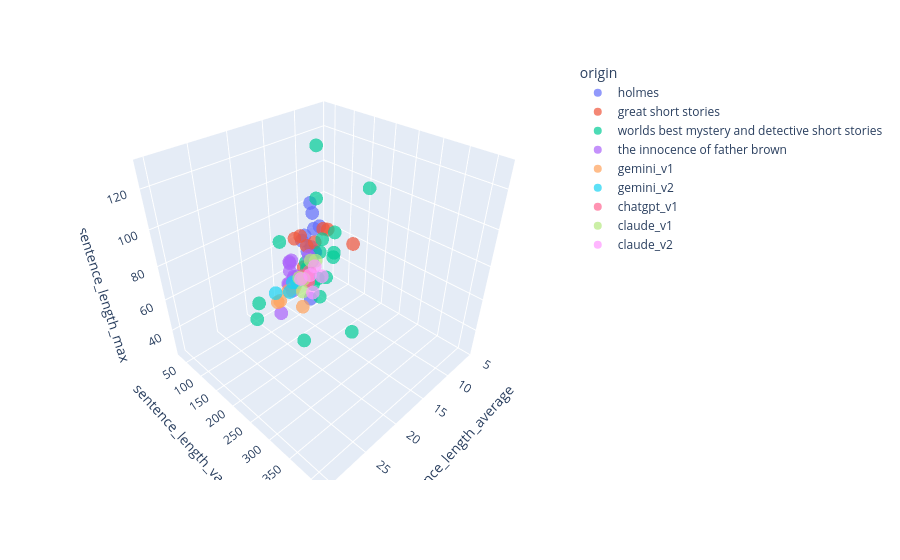

This figure's notebook cell:
### Code cell
fig = px.scatter_3d(
    stories_df,
    "sentence_length_average",
    "sentence_length_variance",
    "sentence_length_max",
    color="origin",
    opacity=0.7
)

fig.show()

### Figure 1 — Plotly figure (JSON) as saved in the notebook; plotly's stock layout.template omitted (floating-point values rounded to 4 significant figures)
{"data": [{"hovertemplate": "origin=holmes<br>sentence_length_average=%{x}<br>sentence_length_variance=%{y}<br>sentence_length_max=%{z}<extra></extra>", "legendgroup": "holmes", "marker": {"color": "#636efa", "opacity": 0.7, "symbol": "circle"}, "mode": "markers", "name": "holmes", "scene": "scene", "showlegend": true, "type": "scatter3d", "x": [12.78, 16.69, 15.71, 14.7, 15.15, 14.39, 13.65, 15.47, 16.02, 13.68, 15.25, 14.84], "y": [113.3, 165.4, 152.9, 125.8, 154.2, 154.8, 121.0, 148.3, 141.3, 131.1, 120.1, 143.5], "z": [79, 49, 78, 70, 74, 88, 61, 102, 84, 68, 77, 95]}, {"hovertemplate": "origin=great short stories<br>sentence_length_average=%{x}<br>sentence_length_variance=%{y}<br>sentence_length_max=%{z}<extra></extra>", "legendgroup": "great short stories", "marker": {"color": "#EF553B", "opacity": 0.7, "symbol": "circle"}, "mode": "markers", "name": "great short stories", "scene": "scene", "showlegend": true, "type": "scatter3d", "x": [18.36, 22.2, 19.64, 14.42, 15.62, 18.05, 15.06, 11.7], "y": [154.6, 251.1, 256.9, 101.0, 255.1, 201.0, 174.8, 61.72], "z": [88, 103, 107, 76, 92, 91, 90, 45]}, {"hovertemplate": "origin=worlds best mystery and detective short stories<br>sentence_length_average=%{x}<br>sentence_length_variance=%{y}<br>sentence_length_max=%{z}<extra></extra>", "legendgroup": "worlds best mystery and detective short stories", "marker": {"color": "#00cc96", "opacity": 0.7, "symbol": "circle"}, "mode": "markers", "name": "worlds best mystery and detective short stories", "scene": "scene", "showlegend": true, "type": "scatter3d", "x": [12.74, 27.84, 12.7, 27.07, 17.92, 5.701, 11.97, 17.28, 18.07, 15.71, 17.07, 17.1, 17.85, 17.89, 21.46, 14.59, 11.19, 30.29, 22.71], "y": [135.7, 336.7, 128.7, 415.3, 175.2, 60.71, 237.4, 200.5, 196.1, 212.2, 190.0, 192.9, 245.2, 226.3, 171.7, 151.0, 63.22, 281.8, 124.6], "z": [75, 81, 66, 97, 76, 40, 113, 57, 66, 82, 111, 67, 101, 74, 94, 130, 43, 89, 54]}, {"hovertemplate": "origin=the innocence of father brown<br>sentence_length_average=%{x}<br>sentence_length_variance=%{y}<br>sentence_length_max=%{z}<extra></extra>", "legendgroup": "the innocence of father brown", "marker": {"color": "#ab63fa", "opacity": 0.7, "symbol": "circle"}, "mode": "markers", "name": "the innocence of father brown", "scene": "scene", "showlegend": true, "type": "scatter3d", "x": [17.63, 15.45, 18.76, 23.25, 18.76, 17.12, 16.02, 18.39, 16.55, 18.67, 16.99, 17.39], "y": [120.4, 95.88, 144.5, 199.4, 165.8, 115.5, 151.7, 144.0, 110.3, 143.5, 105.9, 130.9], "z": [54, 51, 74, 61, 68, 66, 73, 55, 66, 68, 51, 59]}, {"hovertemplate": "origin=gemini_v1<br>sentence_length_average=%{x}<br>sentence_length_variance=%{y}<br>sentence_length_max=%{z}<extra></extra>", "legendgroup": "gemini_v1", "marker": {"color": "#FFA15A", "opacity": 0.7, "symbol": "circle"}, "mode": "markers", "name": "gemini_v1", "scene": "scene", "showlegend": true, "type": "scatter3d", "x": [19.23, 13.43, 17.5, 12.61, 16.53], "y": [186.3, 38.34, 78.14, 45.35, 67.19], "z": [53, 28, 35, 30, 32]}, {"hovertemplate": "origin=gemini_v2<br>sentence_length_average=%{x}<br>sentence_length_variance=%{y}<br>sentence_length_max=%{z}<extra></extra>", "legendgroup": "gemini_v2", "marker": {"color": "#19d3f3", "opacity": 0.7, "symbol": "circle"}, "mode": "markers", "name": "gemini_v2", "scene": "scene", "showlegend": true, "type": "scatter3d", "x": [18.68, 16.44, 14.72, 12.92, 12.66], "y": [96.42, 99.06, 78.75, 76.97, 54.88], "z": [47, 43, 43, 41, 35]}, {"hovertemplate": "origin=chatgpt_v1<br>sentence_length_average=%{x}<br>sentence_length_variance=%{y}<br>sentence_length_max=%{z}<extra></extra>", "legendgroup": "chatgpt_v1", "marker": {"color": "#FF6692", "opacity": 0.7, "symbol": "circle"}, "mode": "markers", "name": "chatgpt_v1", "scene": "scene", "showlegend": true, "type": "scatter3d", "x": [9.382, 10.47, 10.18, 9.985, 9.156], "y": [37.0, 51.58, 31.72, 51.54, 31.2], "z": [26, 34, 31, 37, 26]}, {"hovertemplate": "origin=claude_v1<br>sentence_length_average=%{x}<br>sentence_length_variance=%{y}<br>sentence_length_max=%{z}<extra></extra>", "legendgroup": "claude_v1", "marker": {"color": "#B6E880", "opacity": 0.7, "symbol": "circle"}, "mode": "markers", "name": "claude_v1", "scene": "scene", "showlegend": true, "type": "scatter3d", "x": [13.52, 14.07, 12.92, 12.04, 15.33], "y": [87.99, 87.93, 82.02, 105.3, 145.2], "z": [35, 46, 42, 56, 68]}, {"hovertemplate": "origin=claude_v2<br>sentence_length_average=%{x}<br>sentence_length_variance=%{y}<br>sentence_length_max=%{z}<extra></extra>", "legendgroup": "claude_v2", "marker": {"color": "#FF97FF", "opacity": 0.7, "symbol": "circle"}, "mode": "markers", "name": "claude_v2", "scene": "scene", "showlegend": true, "type": "scatter3d", "x": [15.57, 15.94, 17.93, 13.52, 12.11], "y": [119.4, 152.6, 192.7, 126.1, 124.3], "z": [53, 61, 60, 58, 48]}], "layout": {"legend": {"title": {"text": "origin"}, "tracegroupgap": 0}, "margin": {"t": 60}, "scene": {"domain": {"x": [0, 1], "y": [0, 1]}, "xaxis": {"title": {"text": "sentence_length_average"}}, "yaxis": {"title": {"text": "sentence_length_variance"}}, "zaxis": {"title": {"text": "sentence_length_max"}}}}}
